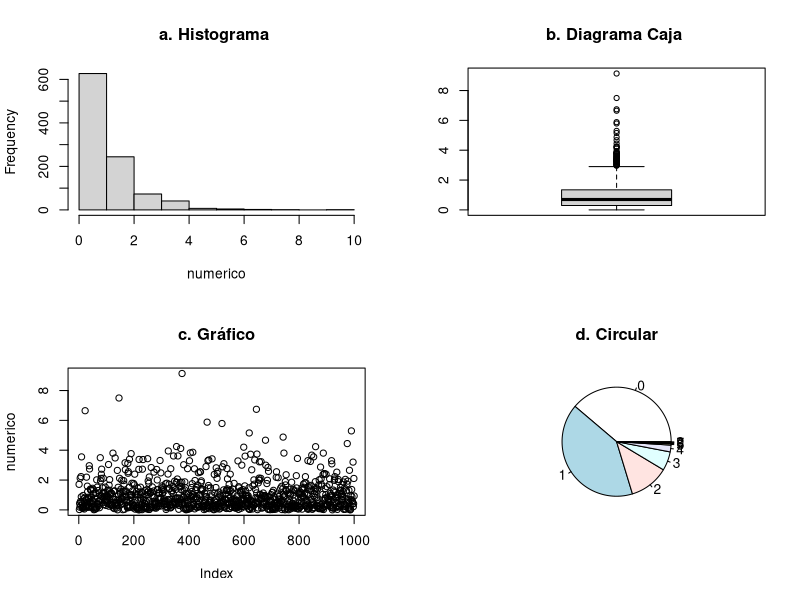

Write the R code that produced this figure.

# Rscript cuatro.chart.csv.r

# Datos
datos <- read.csv("valores_exponenciales.csv")

# Asegurarse de que 'datos' es un vector numérico
numerico <- as.numeric(datos$valores)

pdf(file="CSV_CuatroChart.pdf")

# Una fila, dos columnas
par(mfrow = c(2, 2))

# Los siguientes gráficos se combinarán
hist(numerico,              main = "a. Histograma ")     # Izquierda
boxplot(numerico,           main = "b. Diagrama Caja ")  # Derecha
plot(numerico,              main = "c. Gráfico")         # Abajo izquierda
pie(table(round(numerico)), main = "d. Circular")        # Abajo derecha


# Oscar Núñez Mori. Jaén, 10-Jul-2024. Basado en:
#  - R Charts (2024). Combinar gráficos en R.
#    https://r-charts.com/es/r-base/combinar-graficos/
#  - OpenAI (2024). ChatGPT (Ver. 10 Jul.)[Generar valores exponenciales CSV].
#    https://chatgpt.com/share/29c5e3a6-91a0-435e-8315-8169b6111e09
